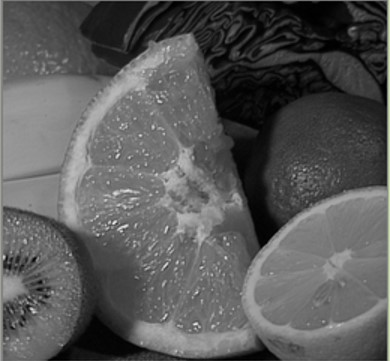
#> input picture orange.jpg, 390 x 361 px
$ python reshape.py
#> lines starting #> are read from the running program, lines starting #| are printed output that depends on the picture
import cv2
import math
import numpy as np

image = cv2.imread("./orange.jpg", 0)
#> image: shape (361, 390); min 0, max 237, mean 88.8
rows = image.shape[0]
#> rows = 361
cols = image.shape[1]
#> cols = 390

beta = -45/180*math.pi
center = [rows//2, cols//2]
#> center = [180, 195]
transform = np.array([[math.cos(beta), -math.sin(beta), 0],
					  [math.sin(beta), math.cos(beta), 0],
					  [0, 0, 1]])


result = np.zeros((rows, cols), dtype=np.uint8)
for i in range(rows):
	for j in range(cols):
		src_pos = np.array([i - center[0], j - center[1], 1])
		[x, y, z] = np.dot(transform, src_pos)
		x = int(x) + center[0]
		y = int(y) + center[1]

		if x >= rows or y >= cols or x < 0 or y < 0:
			result[i][j] = 255
		else:
			result[i][j] = image[x][y]
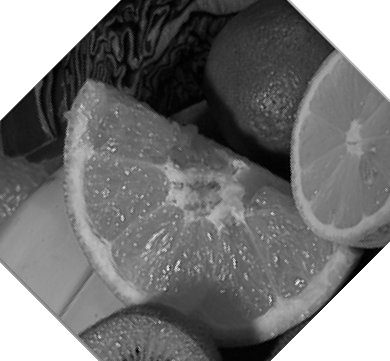
#> result: shape (361, 390); min 0, max 255, mean 119.9

cv2.imshow("rotate", result)
cv2.waitKey(0)

$ run again, with color.jpg copied over orange.jpg
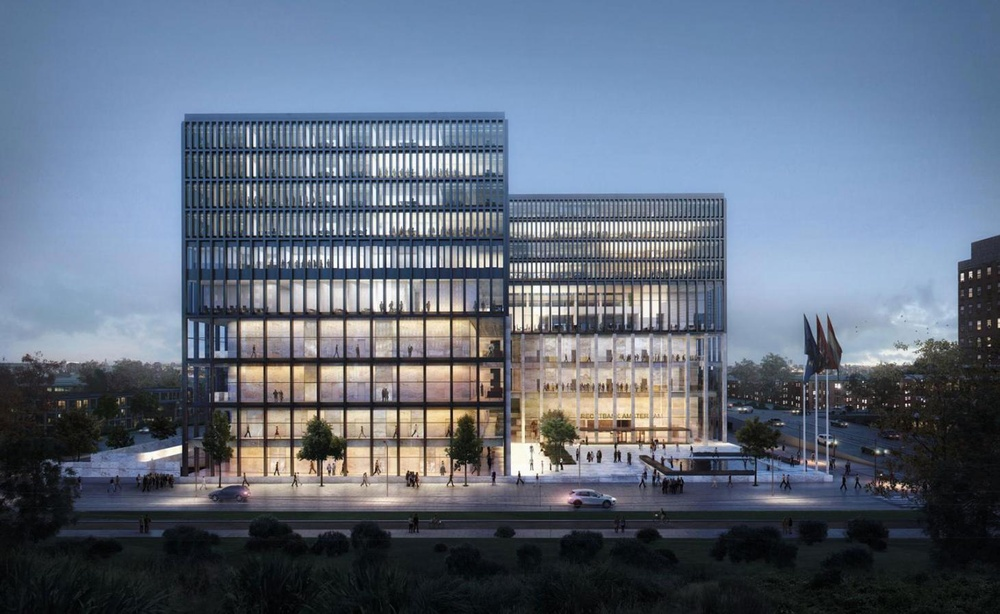
#> input picture color.jpg, 1000 x 614 px, shrunk from 1460 x 896 before the run
#> `image = cv2.imread("./orange.jpg", 0)`:
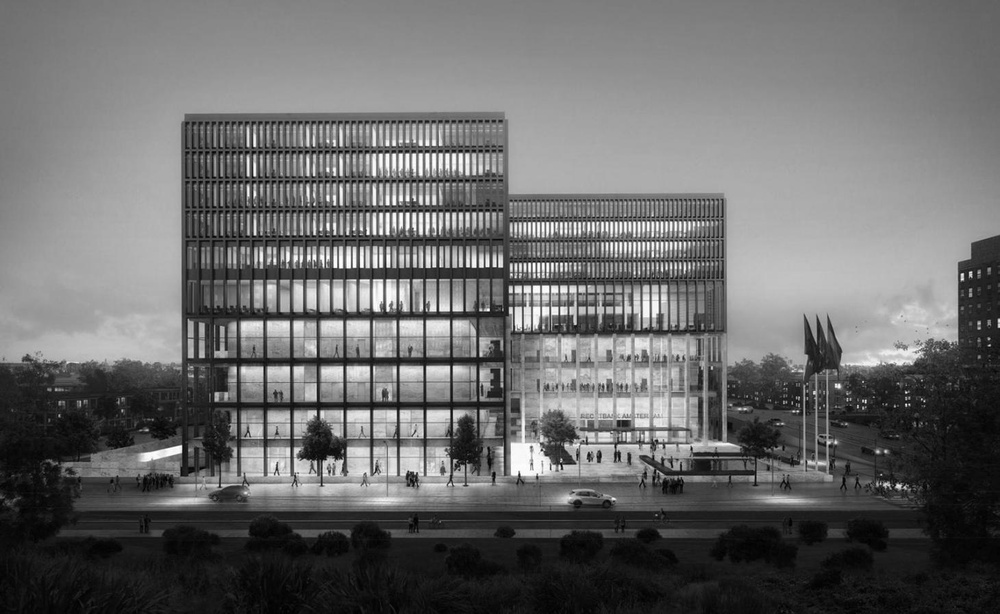
#> image: shape (614, 1000); min 0, max 255, mean 106.9
#> after the loop `for i in range(rows):`:
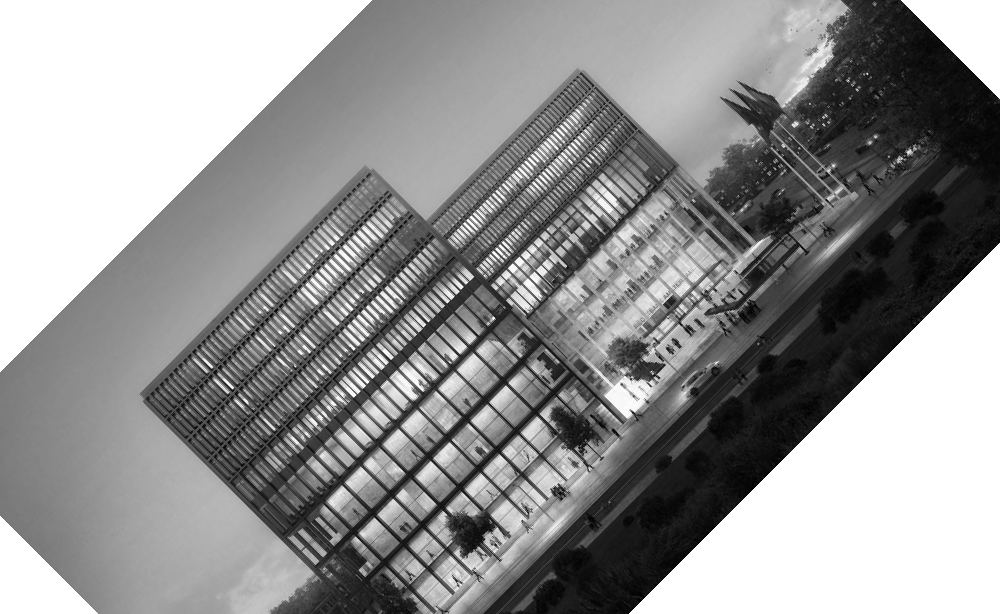
#> result: shape (614, 1000); min 0, max 255, mean 146.8
